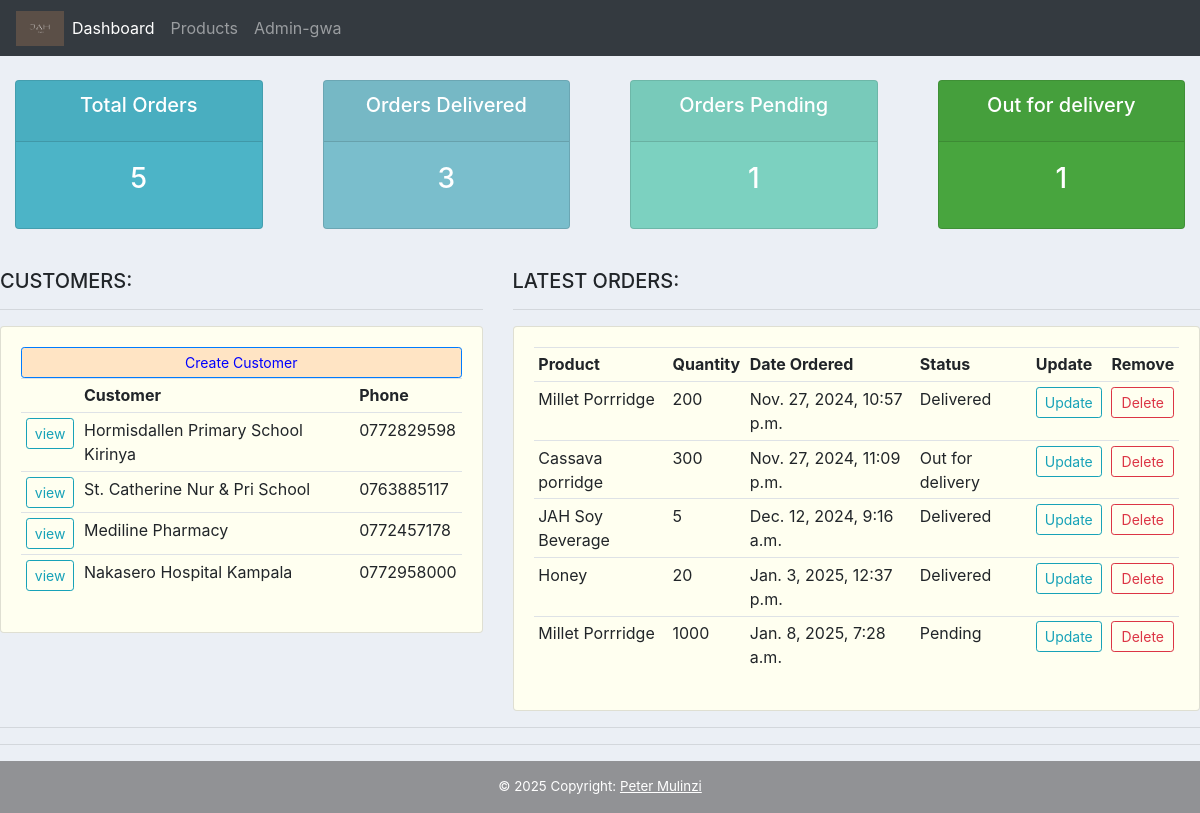
The app's page /, older data.
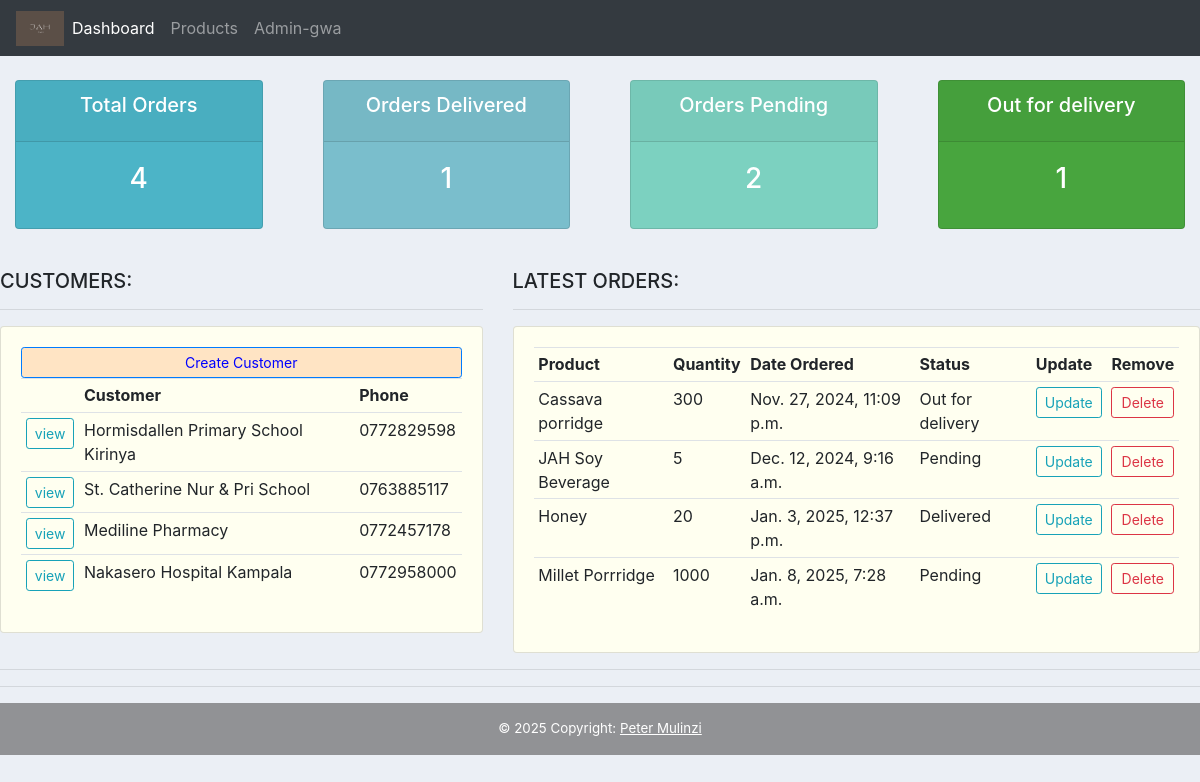
The same page, newer data.
### Jah_Accounts/models.py (models this page shows, shortened)
class Customer(models.Model):
    name = models.CharField(max_length=200, null=True)
    phone = models.CharField(max_length=200, null=True, blank=True)
    email = models.CharField(max_length=200, null=True, blank=True)
    date_created = models.DateTimeField(auto_now_add=True, null=True, blank=True)

class Order(models.Model):
    STATUS = (
        ('Pending', 'Pending'),
        ('Out for delivery', 'Out for delivery'),
        ('Delivered', 'Delivered'),
    )
    MEASUREMENT = (
        ('Kgs', 'Kgs'),
        ('Tins', 'Tins'),
    )
    Customer = models.ForeignKey(Customer, null=True, on_delete=models.SET_NULL)
    Product = models.ForeignKey(Product, null=True, on_delete=models.SET_NULL,)
    date_created = models.DateTimeField(auto_now_add=True, null=True)
    status = models.CharField(max_length=200, null=True, choices=STATUS)
    tags = models.ManyToManyField(Tag)
    Quantity = models.CharField(null=True, max_length=4)
    units = models.CharField(max_length=200, null=True, choices=MEASUREMENT,)
    note = models.CharField(max_length=200, null=True)

class Product(models.Model):
    CATEGORY = (
        ('Flour', 'Flour'),
        ('Honey', 'Honey'),
        ('Spice', 'Spice'),
    )
    name = models.CharField(max_length=200, null=True)
    price = models.FloatField(null=True)
    category = models.CharField(max_length=200, null=True, choices=CATEGORY)
    description = models.CharField(max_length=200, null = True, blank = True)
    date_created = models.DateTimeField(auto_now_add=True, null=True)
    def __str__(self):
        return self.name

### Jah_Accounts/views.py (the view)
# urls.py: path('', views.dashboard, name='home'),
def dashboard(request):
    orders = Order.objects.all()
    customers = Customer.objects.all()
    total_orders = orders.count()
    pending = Order.objects.filter(status = 'Pending').count()
    delivered = Order.objects.filter(status = 'Delivered').count()
    Out_for_Delivery =  Order.objects.filter(status = 'Out for delivery').count()
    context = {'orders': orders, 'customers': customers, 'total_orders': total_orders, 'pending': pending, 'delivered': delivered, 'Out_for_Delivery': Out_for_Delivery}
    return render(request, 'Jah_Accounts/Dashboard.html', context)

### Jah_Accounts/templates/Jah_Accounts/Dashboard.html
{% extends "Jah_Accounts/main.html" %}
{% block content %}
{% include "Jah_Accounts/status.html" %}
<br>
<div class="row">
    <div class="col-md-5">
        <h5>CUSTOMERS:</h5>
        <hr>
        <div class="card card-body" style="background-color: ivory;">
            <a class="btn btn-primary btn-sm btn-block" href="{% url "createCustomer" %}" style="background-color: bisque; color: blue; text-decoration: un;">Create Customer</a>
            <table class="table table-sm"">
                <tr>
                    <th></th>
                    <th>Customer</th>
                    <th>Phone</th>
                </tr>
                {% for customers in customers %}
                  <tr>
                    <td><a class="btn btn-sm btn-outline-info" href="{% url 'customers' customers.id %}">view</a></td>
                    <td>{{ customers.name }}</td>
                    <td>{{ customers.phone }}</td>
                  </tr>
                {% endfor %}
            </table>
        </div>
    </div>
    <div class="col-md-7">
        <h5>LATEST ORDERS:</h5>
        <hr>
        <div class="card card-body" style="background-color: ivory;">
            <table class="table table-sm">
                <tr>
                    <th>Product</th>
                    <th>Quantity</th>
                    <th>Date Ordered</th>
                    <th>Status</th>
                    <th>Update</th>
                    <th>Remove</th>
                </tr>
                {% for y in orders  %}
                    <tr>
                        <td>{{ y.Product }}</td>
                        <td>{{ y.Quantity }}</td>
                        <td>{{ y.date_created }}</td>
                        <td>{{ y.status }}</td>
                        <td><a class="btn btn-outline-info btn-sm " href="{% url 'updateOrder' y.id %}">Update</a></td>
                        <td><a class="btn btn-outline-danger btn-sm btn-block" href="{% url 'deleteOrder' y.id %}">Delete</a></td>
                    </tr>
                {% endfor %}
            </table>
        </div>
    </div>
</div>
<hr>
{% endblock %}

Row changes from the older to the newer data that the page shows:
removed Order: Product "Millet Porrridge", Quantity "200", date_created "Nov. 27, 2024, 10:57 p.m.", status "Delivered"
changed Order "Dec. 12, 2024, 9:16 a.m.": status "Delivered" → "Pending"
Text that changed along with them:
{{ total_orders|default:"0" }}: "5" → "4"
{{ delivered|default:"0" }}: "3" → "1"
{{ pending|default:"0" }}: "1" → "2"
